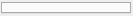
<?xml version="1.0" encoding="UTF-8"?>
<ui version="4.0">
 <class>SDEditortab</class>
 <widget class="QWidget" name="SDEditortab">
  <property name="geometry">
   <rect>
    <x>0</x>
    <y>0</y>
    <width>133</width>
    <height>16</height>
   </rect>
  </property>
  <property name="styleSheet">
   <string notr="true"/>
  </property>
  <layout class="QGridLayout" name="gridLayout">
   <property name="leftMargin">
    <number>1</number>
   </property>
   <property name="topMargin">
    <number>2</number>
   </property>
   <property name="rightMargin">
    <number>2</number>
   </property>
   <property name="bottomMargin">
    <number>2</number>
   </property>
   <property name="spacing">
    <number>2</number>
   </property>
   <item row="0" column="0">
    <widget class="QTabWidget" name="tabWidget">
     <property name="autoFillBackground">
      <bool>false</bool>
     </property>
     <property name="styleSheet">
      <string notr="true"/>
     </property>
     <property name="currentIndex">
      <number>-1</number>
     </property>
     <property name="tabsClosable">
      <bool>true</bool>
     </property>
     <property name="movable">
      <bool>true</bool>
     </property>
    </widget>
   </item>
  </layout>
 </widget>
 <resources/>
 <connections/>
</ui>
